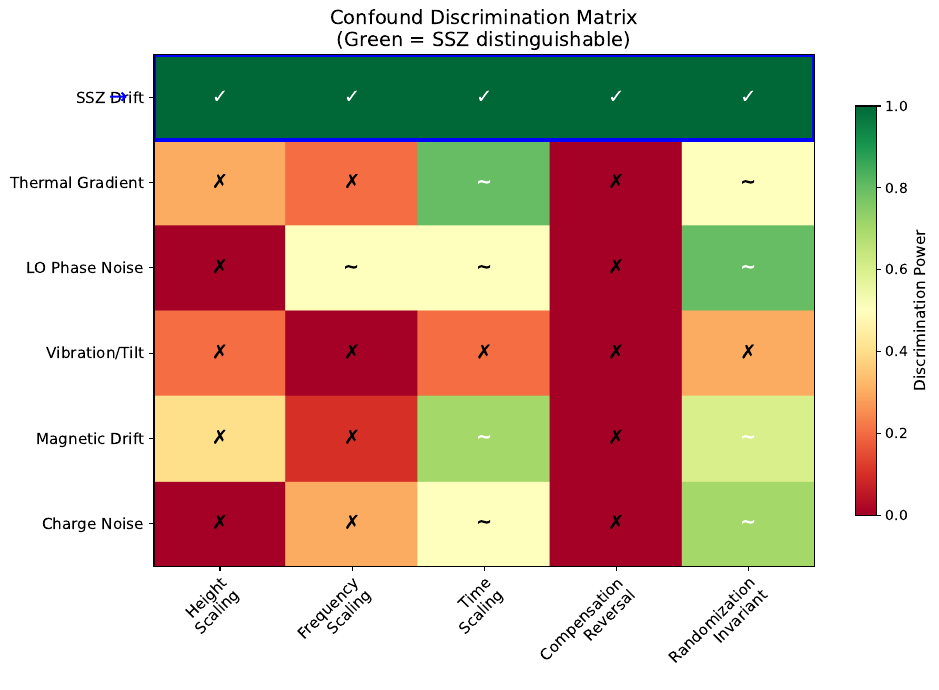

Recreate this plot in Python.
"""
Figure F3: Confound Discrimination Matrix
Heatmap showing which signatures discriminate SSZ from confounds
"""
import numpy as np
import matplotlib.pyplot as plt

# Effects (rows)
effects = ['SSZ Drift', 'Thermal Gradient', 'LO Phase Noise', 
           'Vibration/Tilt', 'Magnetic Drift', 'Charge Noise']

# Signatures (columns)
signatures = ['Height\nScaling', 'Frequency\nScaling', 'Time\nScaling', 
              'Compensation\nReversal', 'Randomization\nInvariant']

# Matrix: 1 = discriminates SSZ, 0 = does not, 0.5 = partial
# Row = effect, Col = signature
# SSZ should be 1 where it's unique
matrix = np.array([
    [1, 1, 1, 1, 1],    # SSZ: all signatures work
    [0.3, 0.2, 0.8, 0, 0.5],  # Thermal: some overlap
    [0, 0.5, 0.5, 0, 0.8],    # LO noise
    [0.2, 0, 0.2, 0, 0.3],    # Vibration
    [0.4, 0.1, 0.7, 0, 0.6],  # Magnetic
    [0, 0.3, 0.5, 0, 0.7],    # Charge
])

fig, ax = plt.subplots(figsize=(10, 7))

im = ax.imshow(matrix, cmap='RdYlGn', aspect='auto', vmin=0, vmax=1)

# Labels
ax.set_xticks(np.arange(len(signatures)))
ax.set_yticks(np.arange(len(effects)))
ax.set_xticklabels(signatures, fontsize=11)
ax.set_yticklabels(effects, fontsize=11)

# Rotate x labels
plt.setp(ax.get_xticklabels(), rotation=45, ha="right", rotation_mode="anchor")

# Add values
for i in range(len(effects)):
    for j in range(len(signatures)):
        val = matrix[i, j]
        color = 'white' if val > 0.5 else 'black'
        text = '✓' if val == 1 else ('~' if val >= 0.5 else '✗')
        ax.text(j, i, text, ha="center", va="center", color=color, fontsize=14, fontweight='bold')

ax.set_title('Confound Discrimination Matrix\n(Green = SSZ distinguishable)', fontsize=14)

# Colorbar
cbar = ax.figure.colorbar(im, ax=ax, shrink=0.8)
cbar.set_label('Discrimination Power', fontsize=11)

# Highlight SSZ row
ax.add_patch(plt.Rectangle((-0.5, -0.5), len(signatures), 1, 
                            fill=False, edgecolor='blue', lw=3))
ax.text(-0.7, 0, '→', fontsize=16, color='blue', ha='right', va='center')

plt.tight_layout()
plt.savefig('F3_confound_matrix.png', dpi=300, bbox_inches='tight')
plt.savefig('F3_confound_matrix.pdf', bbox_inches='tight')
print("Saved: F3_confound_matrix.png/pdf")
